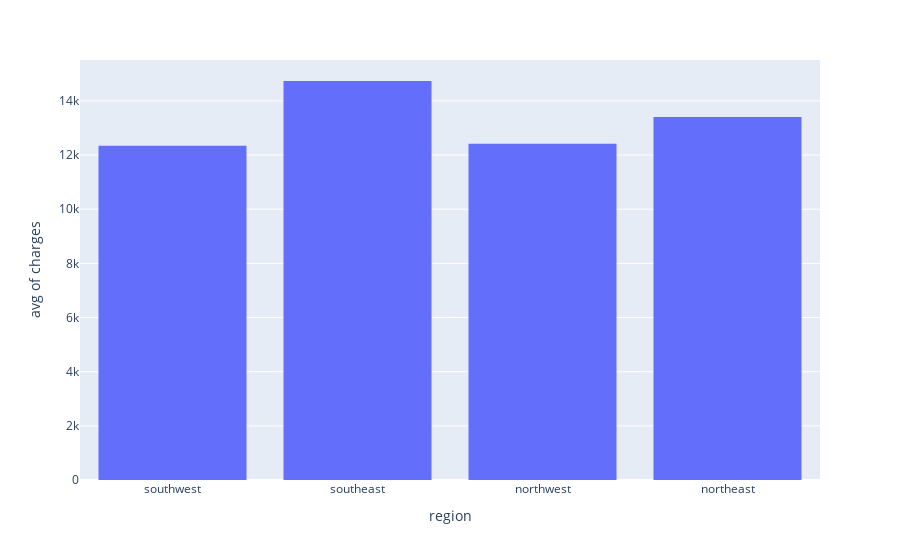

The notebook cell saved with this chart:
### Code cell
fig = px.histogram(df, y="charges",x='region', histfunc='avg')
fig.show()

### Figure 1 — Plotly figure (JSON) as saved in the notebook; plotly's stock layout.template omitted (floating-point values rounded to 4 significant figures; data arrays with more than 128 entries replaced by an {"elided": "..."} marker saying what was removed)
{"data": [{"alignmentgroup": "True", "bingroup": "x", "histfunc": "avg", "hovertemplate": "region=%{x}<br>avg of charges=%{y}<extra></extra>", "legendgroup": "", "marker": {"color": "#636efa", "pattern": {"shape": ""}}, "name": "", "offsetgroup": "", "orientation": "v", "showlegend": false, "type": "histogram", "x": {"elided": "1338 str values"}, "xaxis": "x", "y": {"elided": "1338 float values"}, "yaxis": "y"}], "layout": {"barmode": "relative", "legend": {"tracegroupgap": 0}, "margin": {"t": 60}, "xaxis": {"anchor": "y", "domain": [0, 1], "title": {"text": "region"}}, "yaxis": {"anchor": "x", "domain": [0, 1], "title": {"text": "avg of charges"}}}}
